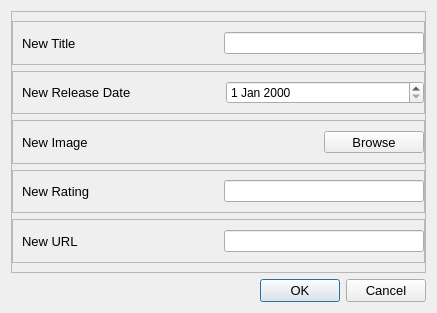
<?xml version="1.0" encoding="UTF-8"?>
<ui version="4.0">
 <class>EditDialog</class>
 <widget class="QDialog" name="EditDialog">
  <property name="geometry">
   <rect>
    <x>0</x>
    <y>0</y>
    <width>437</width>
    <height>313</height>
   </rect>
  </property>
  <property name="windowTitle">
   <string>Edit Product</string>
  </property>
  <property name="windowIcon">
   <iconset>
    <normaloff>sidebar/Crunchyroll_Logo.png</normaloff>sidebar/Crunchyroll_Logo.png</iconset>
  </property>
  <layout class="QVBoxLayout" name="verticalLayout">
   <item>
    <widget class="QFrame" name="frame">
     <property name="frameShape">
      <enum>QFrame::StyledPanel</enum>
     </property>
     <property name="frameShadow">
      <enum>QFrame::Raised</enum>
     </property>
     <layout class="QVBoxLayout" name="verticalLayout_2">
      <property name="leftMargin">
       <number>0</number>
      </property>
      <property name="rightMargin">
       <number>0</number>
      </property>
      <item>
       <widget class="QFrame" name="titleFrame">
        <property name="frameShape">
         <enum>QFrame::StyledPanel</enum>
        </property>
        <property name="frameShadow">
         <enum>QFrame::Raised</enum>
        </property>
        <layout class="QHBoxLayout" name="horizontalLayout">
         <property name="spacing">
          <number>20</number>
         </property>
         <property name="rightMargin">
          <number>0</number>
         </property>
         <item>
          <widget class="QLabel" name="titleLabel">
           <property name="minimumSize">
            <size>
             <width>100</width>
             <height>0</height>
            </size>
           </property>
           <property name="font">
            <font>
             <pointsize>10</pointsize>
            </font>
           </property>
           <property name="text">
            <string>New Title</string>
           </property>
          </widget>
         </item>
         <item>
          <widget class="QLineEdit" name="titleInput">
           <property name="maximumSize">
            <size>
             <width>200</width>
             <height>16777215</height>
            </size>
           </property>
          </widget>
         </item>
        </layout>
       </widget>
      </item>
      <item>
       <widget class="QFrame" name="releasedateFrame">
        <property name="frameShape">
         <enum>QFrame::StyledPanel</enum>
        </property>
        <property name="frameShadow">
         <enum>QFrame::Raised</enum>
        </property>
        <layout class="QHBoxLayout" name="horizontalLayout_2">
         <property name="spacing">
          <number>5</number>
         </property>
         <property name="rightMargin">
          <number>0</number>
         </property>
         <item>
          <widget class="QLabel" name="releasedateLabel">
           <property name="minimumSize">
            <size>
             <width>100</width>
             <height>0</height>
            </size>
           </property>
           <property name="font">
            <font>
             <pointsize>10</pointsize>
            </font>
           </property>
           <property name="text">
            <string>New Release Date</string>
           </property>
          </widget>
         </item>
         <item>
          <widget class="QDateEdit" name="releasedateInput">
           <property name="maximumSize">
            <size>
             <width>200</width>
             <height>16777215</height>
            </size>
           </property>
          </widget>
         </item>
        </layout>
       </widget>
      </item>
      <item>
       <widget class="QFrame" name="imageFrame">
        <property name="frameShape">
         <enum>QFrame::StyledPanel</enum>
        </property>
        <property name="frameShadow">
         <enum>QFrame::Raised</enum>
        </property>
        <layout class="QHBoxLayout" name="horizontalLayout_3">
         <property name="spacing">
          <number>20</number>
         </property>
         <property name="rightMargin">
          <number>0</number>
         </property>
         <item>
          <widget class="QLabel" name="imageLabel">
           <property name="minimumSize">
            <size>
             <width>100</width>
             <height>0</height>
            </size>
           </property>
           <property name="font">
            <font>
             <pointsize>10</pointsize>
            </font>
           </property>
           <property name="text">
            <string>New Image</string>
           </property>
          </widget>
         </item>
         <item>
          <widget class="QToolButton" name="uploadImgButton">
           <property name="minimumSize">
            <size>
             <width>100</width>
             <height>0</height>
            </size>
           </property>
           <property name="maximumSize">
            <size>
             <width>100</width>
             <height>16777215</height>
            </size>
           </property>
           <property name="font">
            <font>
             <pointsize>10</pointsize>
            </font>
           </property>
           <property name="text">
            <string>Browse</string>
           </property>
           <property name="checkable">
            <bool>true</bool>
           </property>
           <property name="autoExclusive">
            <bool>true</bool>
           </property>
          </widget>
         </item>
        </layout>
       </widget>
      </item>
      <item>
       <widget class="QFrame" name="ratingFrame">
        <property name="frameShape">
         <enum>QFrame::StyledPanel</enum>
        </property>
        <property name="frameShadow">
         <enum>QFrame::Raised</enum>
        </property>
        <layout class="QHBoxLayout" name="horizontalLayout_4">
         <property name="spacing">
          <number>20</number>
         </property>
         <property name="rightMargin">
          <number>0</number>
         </property>
         <item>
          <widget class="QLabel" name="ratingLabel">
           <property name="minimumSize">
            <size>
             <width>100</width>
             <height>0</height>
            </size>
           </property>
           <property name="font">
            <font>
             <pointsize>10</pointsize>
            </font>
           </property>
           <property name="text">
            <string>New Rating</string>
           </property>
          </widget>
         </item>
         <item>
          <widget class="QLineEdit" name="ratingInput">
           <property name="maximumSize">
            <size>
             <width>200</width>
             <height>16777215</height>
            </size>
           </property>
          </widget>
         </item>
        </layout>
       </widget>
      </item>
      <item>
       <widget class="QFrame" name="urlFrame">
        <property name="frameShape">
         <enum>QFrame::StyledPanel</enum>
        </property>
        <property name="frameShadow">
         <enum>QFrame::Raised</enum>
        </property>
        <layout class="QHBoxLayout" name="horizontalLayout_5">
         <property name="spacing">
          <number>20</number>
         </property>
         <property name="rightMargin">
          <number>0</number>
         </property>
         <item>
          <widget class="QLabel" name="urlLabel">
           <property name="minimumSize">
            <size>
             <width>100</width>
             <height>0</height>
            </size>
           </property>
           <property name="font">
            <font>
             <pointsize>10</pointsize>
            </font>
           </property>
           <property name="text">
            <string>New URL</string>
           </property>
          </widget>
         </item>
         <item>
          <widget class="QLineEdit" name="urlInput">
           <property name="maximumSize">
            <size>
             <width>200</width>
             <height>16777215</height>
            </size>
           </property>
          </widget>
         </item>
        </layout>
       </widget>
      </item>
     </layout>
    </widget>
   </item>
   <item>
    <widget class="QDialogButtonBox" name="buttonBox">
     <property name="font">
      <font>
       <pointsize>10</pointsize>
      </font>
     </property>
     <property name="orientation">
      <enum>Qt::Horizontal</enum>
     </property>
     <property name="standardButtons">
      <set>QDialogButtonBox::Cancel|QDialogButtonBox::Ok</set>
     </property>
    </widget>
   </item>
  </layout>
 </widget>
 <resources/>
 <connections>
  <connection>
   <sender>buttonBox</sender>
   <signal>accepted()</signal>
   <receiver>EditDialog</receiver>
   <slot>accept()</slot>
   <hints>
    <hint type="sourcelabel">
     <x>248</x>
     <y>254</y>
    </hint>
    <hint type="destinationlabel">
     <x>157</x>
     <y>274</y>
    </hint>
   </hints>
  </connection>
  <connection>
   <sender>buttonBox</sender>
   <signal>rejected()</signal>
   <receiver>EditDialog</receiver>
   <slot>reject()</slot>
   <hints>
    <hint type="sourcelabel">
     <x>316</x>
     <y>260</y>
    </hint>
    <hint type="destinationlabel">
     <x>286</x>
     <y>274</y>
    </hint>
   </hints>
  </connection>
 </connections>
</ui>
